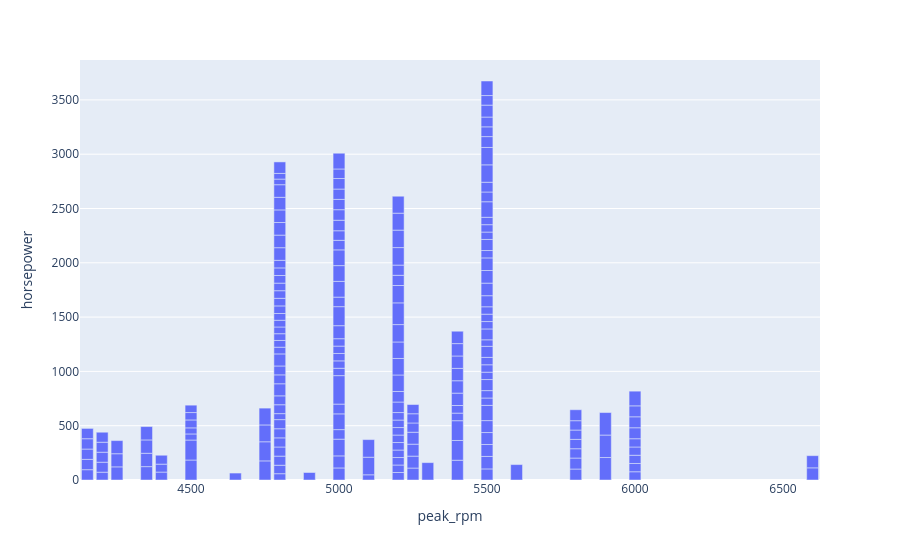

Notebook cell for this chart:
### Markdown cell above
### Bar Plot

### Code cell
bar = px.bar(df, x="peak_rpm", y="horsepower")
bar.show()

### Figure 1 — Plotly figure (JSON) as saved in the notebook; plotly's stock layout.template omitted (floating-point values rounded to 4 significant figures; data arrays with more than 128 entries replaced by an {"elided": "..."} marker saying what was removed)
{"data": [{"alignmentgroup": "True", "hovertemplate": "peak_rpm=%{x}<br>horsepower=%{y}<extra></extra>", "legendgroup": "", "marker": {"color": "#636efa", "pattern": {"shape": ""}}, "name": "", "offsetgroup": "", "orientation": "v", "showlegend": false, "textposition": "auto", "type": "bar", "x": {"elided": "201 int values"}, "xaxis": "x", "y": {"elided": "201 int values"}, "yaxis": "y"}], "layout": {"barmode": "relative", "legend": {"tracegroupgap": 0}, "margin": {"t": 60}, "xaxis": {"anchor": "y", "domain": [0, 1], "title": {"text": "peak_rpm"}}, "yaxis": {"anchor": "x", "domain": [0, 1], "title": {"text": "horsepower"}}}}
